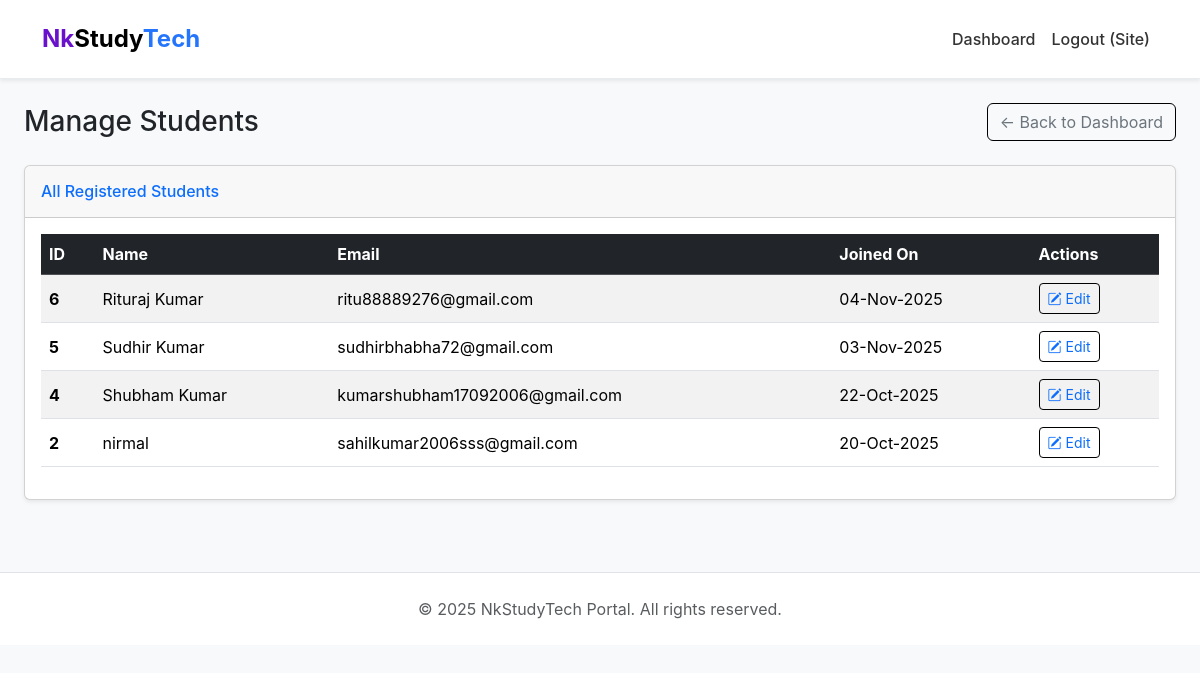
The page /admin/students (signed in) on the database its author committed.
### app.py (models this page shows, shortened)
class User(db.Model, UserMixin):
    id = db.Column(db.Integer, primary_key=True)
    name = db.Column(db.String(120))
    email = db.Column(db.String(150), unique=True, nullable=False)
    password_hash = db.Column(db.String(200))
    is_admin = db.Column(db.Boolean, default=False)
    created_at = db.Column(db.DateTime, default=datetime.utcnow)

### app.py (the view)
@app.route('/admin/students')
@login_required
def admin_manage_students():
    if not current_user.is_admin:
        return redirect(url_for('student_dashboard'))
    students = User.query.filter_by(is_admin=False).order_by(User.created_at.desc()).all()
    return render_template('manage_students.html', students=students)

### app.py (called while the page is built)
@login_manager.user_loader
def load_user(user_id):
    return User.query.get(int(user_id))

### templates/manage_students.html (shortened to what this page needs)
{% extends 'layout.html' %}
{% block body %}
<div class="container-fluid p-4">
  <div class="d-flex justify-content-between align-items-center mb-4">
    <h1 class="h3 mb-0 text-gray-800">Manage Students</h1>
    <a href="{{ url_for('admin_dashboard') }}" class="btn btn-outline-secondary">
      &larr; Back to Dashboard
    </a>
  </div>
  <div class="card shadow-sm">
    <div class="card-header py-3">
      <h6 class="m-0 font-weight-bold text-primary">All Registered Students</h6>
    </div>
    <div class="card-body">
      <div class="table-responsive">
        <table class="table table-striped table-hover align-middle">
          <thead class="table-dark">
            <tr>
              <th scope="col">ID</th>
              <th scope="col">Name</th>
              <th scope="col">Email</th>
              <th scope="col">Joined On</th>
              <th scope="col">Actions</th>
            </tr>
          </thead>
          <tbody>
            {% for s in students %}
            <tr>
              <td><strong>{{ s.id }}</strong></td>
              <td>{{ s.name }}</td>
              <td>{{ s.email }}</td>
              <td>{{ s.created_at.strftime('%d-%b-%Y') }}</td>
              <td>
                <a class="btn btn-sm btn-outline-primary" href="{{ url_for('admin_edit_student', uid=s.id) }}">
                  <i class="bi bi-pencil-square"></i> Edit
                </a>
              </td>
            </tr>
            {% else %}
            <tr>
              <td colspan="5" class="text-center p-4">No students found.</td>
            </tr>
            {% endfor %}
          </tbody>
        </table>
      </div>
    </div>
  </div>
</div>
{% endblock %}

### templates/layout.html (shortened to what this page needs)
<!doctype html>
<html lang="en">
<head>
  <link href="https://cdn.jsdelivr.net/npm/bootstrap@5.3.3/dist/css/bootstrap.min.css" rel="stylesheet">
  <link href="https://cdn.jsdelivr.net/npm/bootstrap-icons@1.11.3/font/bootstrap-icons.min.css" rel="stylesheet">
</head>
<body>
  <nav class="navbar navbar-expand-lg navbar-light bg-white shadow-sm py-3">
    <div class="container">
      <a class="navbar-brand" href="{{ url_for('index') }}">
        <span class="logo-nk">Nk</span>Study<span class="logo-tech">Tech</span>
      </a>
      <div class="collapse navbar-collapse" id="mainNavbar">
        <ul class="navbar-nav ms-auto mb-2 mb-lg-0">
          {% if current_user.is_authenticated %}
            <li class="nav-item">
              <a class="nav-link" href="{{ url_for('student_dashboard') }}">Dashboard</a>
            </li>
            <li class="nav-item">
              <a class="nav-link" href="{{ url_for('logout') }}">Logout ({{ current_user.name.split(' ')[0] }})</a>
            </li>
          {% endif %}
        </ul>
      </div>
    </div>
  </nav>
  <main>
    {% block body %}{% endblock %}
  </main>
  <footer class="text-center py-4 mt-5 bg-white border-top">
    <div class="container">
      <p class="mb-0 text-muted">&copy; 2025 NkStudyTech Portal. All rights reserved.</p>
    </div>
  </footer>
</body>
</html>

### templates/layout.html (style rules this page uses)
.btn { border: 1px solid #000000 !important; }
body { background-color: #f8f9fa; font-family: -apple-system, BlinkMacSystemFont, "Segoe UI", Roboto, "Helvetica Neue", Arial, sans-serif; }
.navbar { border-bottom: 1px solid #e9ecef; }
.navbar-brand { font-weight: 700; font-size: 1.5rem; }
.logo-nk { color: #6a11cb; }
.logo-tech { color: #2575fc; }
.nav-link { font-weight: 500; color: #333; }

### rows shown on the page
User: name "Site"
User: id "6", name "Rituraj Kumar", email "ritu88889276@gmail.com", created_at "04-Nov-2025"
User: id "5", name "Sudhir Kumar", email "sudhirbhabha72@gmail.com", created_at "03-Nov-2025"
User: id "4", name "Shubham Kumar", email "kumarshubham17092006@gmail.com", created_at "22-Oct-2025"
User: id "2", name "nirmal", email "sahilkumar2006sss@gmail.com", created_at "20-Oct-2025"
